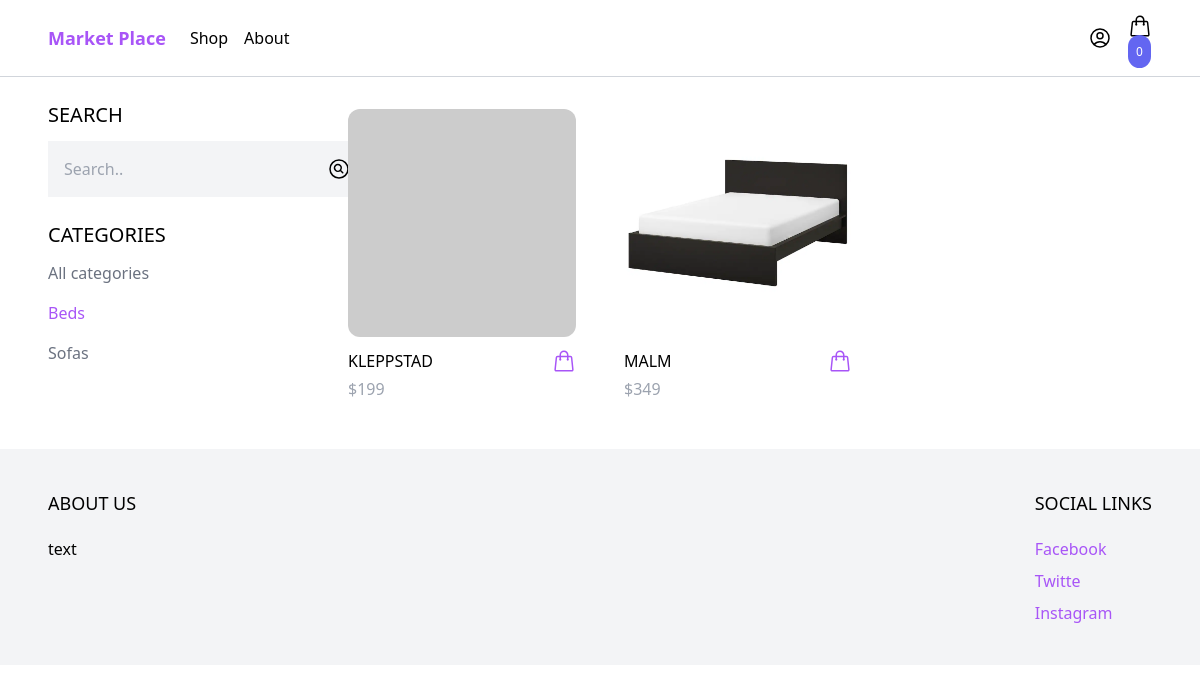
Screenshot of /shop/?category=Beds with the database file from the repository.
### product/models.py (models this page shows, shortened)
class Category(models.Model):
    class Meta:
        ordering = ('name', )
    name = models.CharField(max_length=255)
    slug = models.SlugField()

class Product(models.Model):
    class Meta:
        ordering = ('-created_at', )
    category = models.ForeignKey(
        Category, related_name='products', on_delete=models.CASCADE)
    name = models.CharField(max_length=255)
    slug = models.SlugField()
    description = models.TextField(blank=True, null=True)
    price = models.IntegerField()
    created_at = models.DateTimeField(auto_now_add=True)
    image = models.ImageField(upload_to='uploads/', blank=True, null=True)
    thumbnail = models.ImageField(upload_to='uploads/', blank=True, null=True)
    def get_display_price(self):
        return self.price
    def get_thumbnail(self):
        if self.thumbnail:
            return self.thumbnail.url
        else:
            if self.image:
                self.thumbnail = self.make_thumbnail(self.image)
                self.save()
                return self.thumbnail.url
            else:
                return 'https://via.placeholder.com/240x240.jpg'

### core/views.py (the view)
# urls.py: path('shop/', shop, name='shop'),
def shop(request):
    categories = Category.objects.all()
    products = Product.objects.all()
    active_category = request.GET.get('category', '')
    if active_category:
        products = products.filter(category__slug=active_category)
    query = request.GET.get('query', '')
    if query:
        products = products.filter(
            Q(name__icontains=query) | Q(description__icontains=query))
    context = {
        'categories': categories,
        'products': products,
        'active_category': active_category,
    }
    return render(request, 'core/shop.html', context)

### cart/cart.py (called while the page is built)
    def __len__(self):
        return sum(item['quantity'] for item in self.cart.values())

### cart/context_processors.py (called while the page is built)
def cart(request):
    return {'cart': Cart(request)}

### core/templates/core/shop.html (shortened to what this page needs)
{% extends 'core/base.html' %} {% block content %}
<div class="max-w-6xl mx-auto flex flex-wrap items-start py-6 px-6 xl:px-0">
  <div class="filter w-full lg:w-1/4">
    <h3 class="mb-3 text-xl uppercase">Search</h3>
    <form method="GET" action=".">
        <div class="flex">
            <input type="text" name="query" class="p-4 bg-gray-100 border-0" placeholder="Search..">
            <button class="p-4 bg-gray-100 border-0">
                <svg xmlns="http://www.w3.org/2000/svg" fill="none" viewBox="0 0 24 24" stroke-width="1.5" stroke="currentColor" class="w-6 h-6">
                    <path stroke-linecap="round" stroke-linejoin="round" d="M15.75 15.75l-2.489-2.489m0 0a3.375 3.375 0 10-4.773-4.773 3.375 3.375 0 004.774 4.774zM21 12a9 9 0 11-18 0 9 9 0 0118 0z" />
                  </svg>
            </button>
        </div>
    </form>
    <h3 class="mt-6 mb-3 text-xl uppercase">Categories</h3>
    <ul class="space-y-4">
        <li><a href="{% url 'shop' %}" class="{% if not active_category %} text-purple-500 {% else %} text-gray-500 {% endif %}">All categories</a></li>
        {% for category in categories %}
        <li><a href="{% url 'shop' %}?category={{category.slug}}" class="{% if category.slug == active_category %} text-purple-500 {% else %} text-gray-500 {% endif %}">{{category.name}}</a></li>
        {% endfor %}
    </ul>
  </div>
    <div class="products w-full lg:w-3/4 -mt-4 flex items-center flex-wrap">
    {% for product in products %}
      {% include 'product/partials/product_list_item.html' %}
    {% endfor %}
    </div>
  </div>
{% endblock %}

### product/templates/product/partials/product_list_item.html (shortened to what this page needs)
<div class="w-full md:w-1/3 xl:w-1/4 p-6">
  <a href="{% url 'product' product.slug %}">
    <img class="rounded-xl hover:shadow-lg" src="{{ product.get_thumbnail}}" />
  </a>
  <div class="pt-3 flex items-center justify-between">
    <a href="{% url 'product' product.slug %}">{{product.name}}</a>
    <a
      href="#"
      hx-get="{% url 'add_to_cart' product.id %}"
      hx-target="#menu-cart-button"
      hx-swap="outerHTM"
      class="text-purple-500 hover:text-purple-800"
    >
    </a>
  </div>
  <p class="pt-1 text-gray-400">${{product.get_display_price}}</p>
</div>

### rows the page displays
Category: name "Beds"
Category: name "Sofas"
Product: name "KLEPPSTAD", get_display_price "199"
Product: get_thumbnail (picture), name "MALM", get_display_price "349"

### other values shown
{{ cart|length }} "0"
